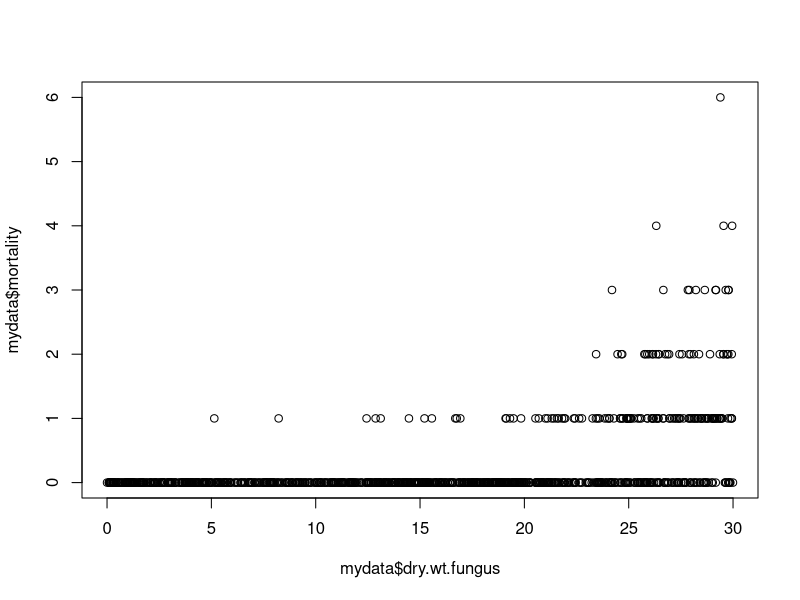

Source code (R): (Note: this script raises an error after producing the figure.)
## ---- chunk 1
mydata <- read.csv('fungusMortality.csv')
## ---- chunk 2
plot(mydata$dry.wt.fungus, mydata$mortality)

## ---- chunk 3

#define a deterministic funciton
detFunc <- function(x,a,b){
    return(a + b*x)
}

# specify the inverse link function
invLink <- function(z){
    return(exp(z))
}

# run a regression with mle2()
mod <- mle2(mortality ~ dpois(lambda=invLink( detFunc(dry.wt.fungus,a,b))),
            data=mydata,
            start=list("a"=0,"b"=0))

## use the model to generate data
modData = invLink(mod@coef[1]+mydata$dry.wt.fungus*mod@coef[2])

## look at the model-predicted data curve on top of the actual data
plot(mydata$dry.wt.fungus, mydata$mortality, bty="n", col="darkgray")
points(mydata$dry.wt.fungus, modData,col="red",lwd=2)

## ---- chunk 4
myresiduals = mydata$mortality-modData
plot(mydata$dry.wt.fungus, myresiduals)
abline(h=0, lty=2)
